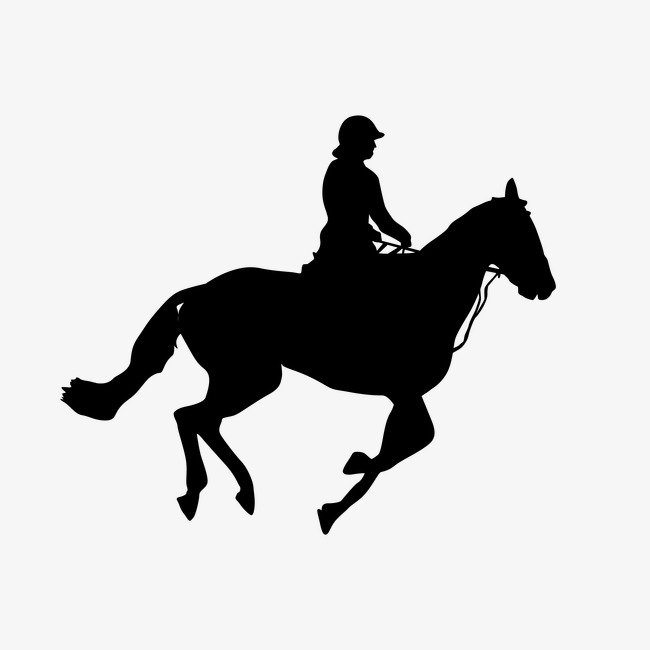
#> input picture A.png, 650 x 650 px
$ python imageProcessing.py
#> lines starting #> are read from the running program, lines starting #| are printed output that depends on the picture; after the words box and inside, x2 and y2 are one past the last pixel; in counts of white or black regions, pixels touching at a corner belong together; long printed decimals are rounded
import cv2
import math

for x in range(5):

  if x == 0:
    imgPath = 'A.png'
  elif x == 1:
    imgPath = 'B.png'
  elif x == 2:
    imgPath = 'C.png'
  elif x == 3:
    imgPath = 'D.png'
  else:
    imgPath = 'E.png'

  img = cv2.imread(imgPath)
#> img is the input picture: shape (650, 650, 3); min 0, max 255, mean 208.6

  # convert image to grayscale image
  gray_image = cv2.cvtColor(img, cv2.COLOR_BGR2GRAY)

  # convert the grayscale image to binary image
  ret, thresh = cv2.threshold(gray_image, 127, 255, 0)
#> thresh: shape (650, 650); 84.8% white; 1 black region, box (x1, y1, x2, y2) and area: (61, 115, 556, 535) 64409

  print(ret)

  # calculate moments of binary image
  M = cv2.moments(thresh)
#> M = moments, m00 91313205, centre m10/m00, m01/m00 = (322.9, 325.1)

  # calculate x,y coordinate of center
  cX = int(M["m10"] / M["m00"])
#> cX = 322
  cY = int(M["m01"] / M["m00"])
#> cY = 325

  # put text and highlight the center
  cv2.circle(img, (cX, cY), 5, (255, 255, 255), -1)
#> img: shape (650, 650, 3); 0.02% of pixels changed, all inside (x1, y1, x2, y2) = (317, 320, 328, 331)
  cv2.putText(img, "centroid", (cX - 25, cY - 25), cv2.FONT_HERSHEY_SIMPLEX, 0.5, (255, 255, 255), 2)
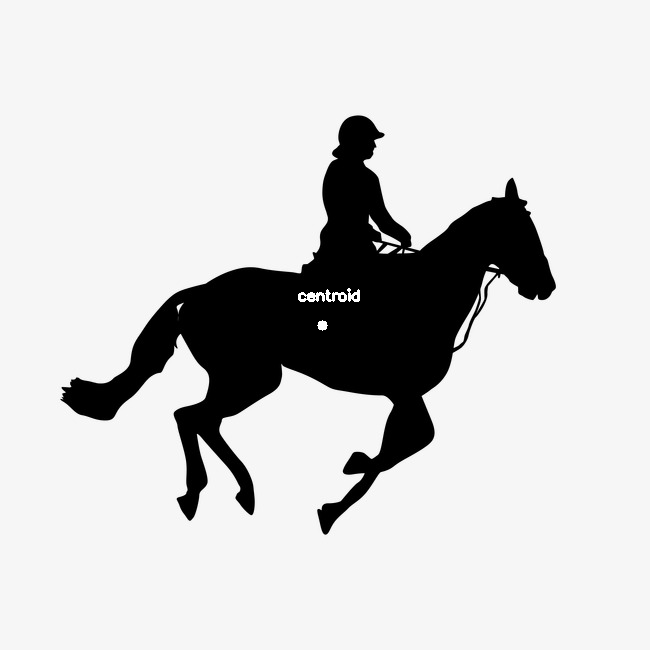
#> img: shape (650, 650, 3); min 0, max 255, mean 208.9

  # display the image
  cv2.imshow("Image", img)
  cv2.waitKey(0)

  # Read image as grayscale image
  im = cv2.imread(imgPath, cv2.IMREAD_GRAYSCALE)

  # Threshold image
  _, im = cv2.threshold(im, 128, 255, cv2.THRESH_BINARY)
#> im: shape (650, 650); 84.8% white; 1 black region, box (x1, y1, x2, y2) and area: (61, 115, 556, 535) 64420

  # Calculate Moments
  moments = cv2.moments(im)
#> moments = moments, m00 91310400, centre m10/m00, m01/m00 = (322.9, 325.1)

  # Calculate Hu Moments
  huMoments = cv2.HuMoments(moments)
#> huMoments = [0.000874, 3.14e-10, 2.44e-15, 8.3e-14, 2.73e-28, -1.45e-18, 1.15e-27]

  # Log scale hu moments
  for i in range(0,7):
    huMoments[i]=-1*math.copysign(1.0, huMoments[i])*math.log10(abs(huMoments[i]))
    print(huMoments[i])
#> this loop made 7 passes
#| [3.058]
#| [9.503]
#| [14.613]
#| [13.081]
#| [27.564]
#| [-17.838]
#| [26.940]
#> after the loop, huMoments = [3.06, 9.5, 14.61, 13.08, 27.56, -17.84, 26.94]
#> (the run stopped early here; a loop or call above may not have finished)
